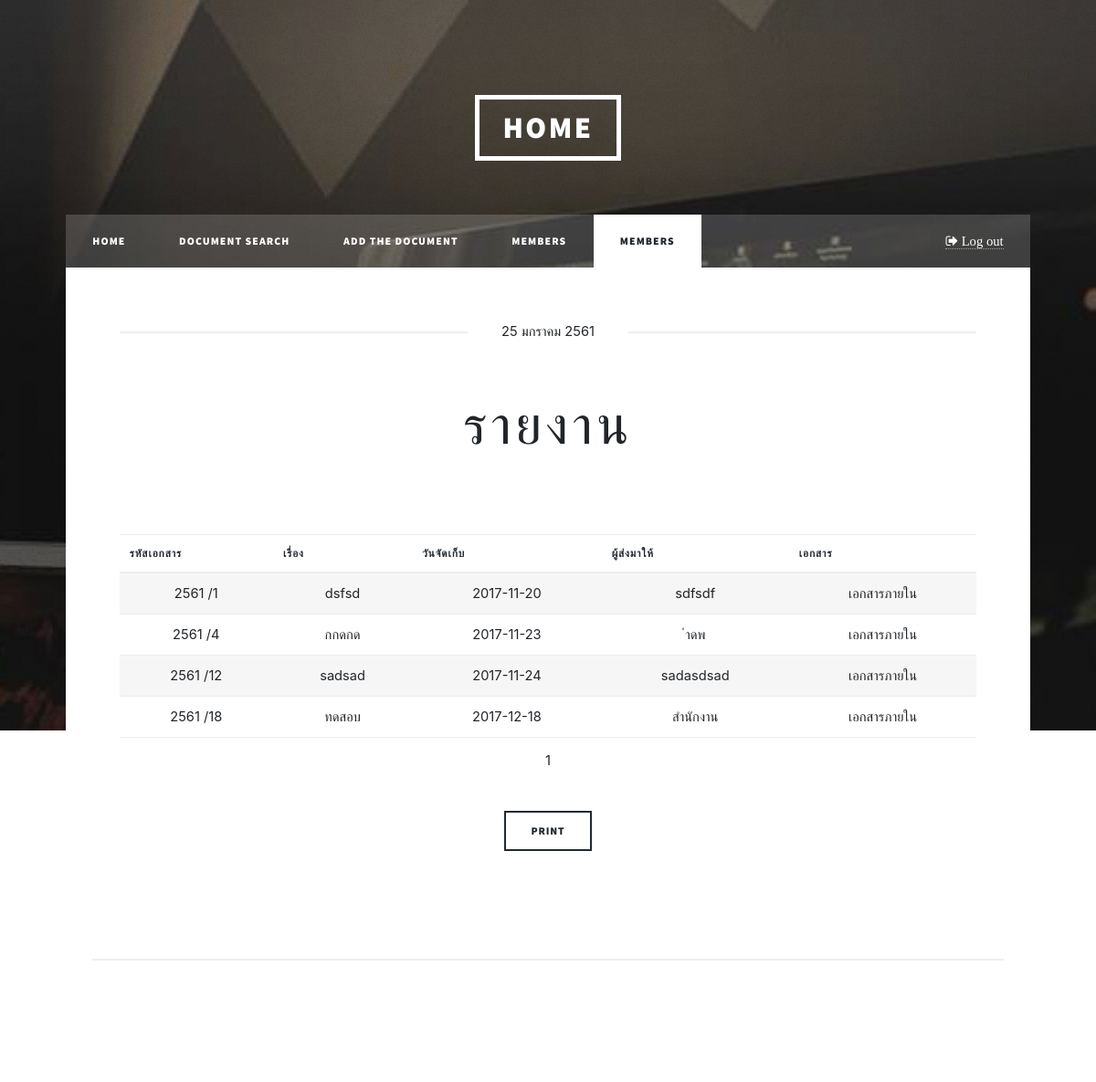
Page /admin/internal.php (signed in) on the committed database.
### tables this page shows
CREATE TABLE `document` (
  `fromName` varchar(150) NOT NULL,
  `statusName` varchar(150) NOT NULL,
  `documentDate` date NOT NULL,
  `documentTime` date NOT NULL,
  `attachment` varchar(300) NOT NULL,
  `categoryDocument` varchar(150) NOT NULL,
  `documentName` varchar(250) NOT NULL,
  `action` varchar(150) NOT NULL,
  `story` varchar(250) NOT NULL,
  `Number_of_book` varchar(10) NOT NULL,
  `positionId` int(11) NOT NULL,
  `documentId` int(11) NOT NULL
);

### connect.php (called while the page is built, shortened)
<?php
	$months=array(  "0"=>"", "01"=>"มกราคม", "02"=>"กุมภาพันธ์", "03"=>"มีนาคม", "04"=>"เมษายน", "05"=>"พฤษภาคม", "06"=>"มิถุนายน", "07"=>"กรกฎาคม", "08"=>"สิงหาคม", "09"=>"กันยายน", "10"=>"ตุลาคม",  "11"=>"พฤศจิกายน",  "12"=>"ธันวาคม"
		);
	$date = date('j');
	$m = date('m');
	$month = $months[$m];
	$year = date('Y')+543;
?>

### admin/internal.php (the view, shortened to what this page needs)
<?php
include "../connect.php";
include "../pagination.php";
$sql = "SELECT * FROM document  WHERE categoryDocument IN ('เอกสารภายใน') ";
$result = page_query($link,$sql,5);
if($_SESSION['ses_Id'] ==""){
	header("Location: ../login.php");
	die();
} else if($_SESSION['status'] != 1){
	header("Location: ../logout.php");
	die();
}else{
	?>
	<!DOCTYPE HTML>
<html>
<head>
	<link rel="stylesheet" href="../assets/css/main.css" />
	<link href="../assets/css/freelancer.min.css" rel="stylesheet">
	<link href="../assets/css/bootstrap.min.css" rel="stylesheet">
</head>
<body class="is-loading"  id="page-top">
	<div id="wrapper" class="fade-in">
		<header id="header">
			<a href="index.php" class="logo">Home</a>
		</header>
		<nav id="nav">
			<ul class="links">
				<li ><a href="../admin/index.php">Home</a></li>
				<li ><a href="../admin/Document_admin.php">Document search</a></li>
				<li ><a href="../admin/AddDocument.php">Add the document</a></li>
				<li ><a href="../admin/members.php">members</a></li>
				<li class="active"><a href="../report.php">members</a></li>
			</ul>
			<ul class="icons">
				<li><a href="../logout.php" class="fa fa-sign-out"><span class="label"> Log out</span></a></li>
			</ul>
		</nav>
		<div id="main">
			<article class="post featured">
				<header class="major">
					<span class="date"><?php echo "$date $month $year";?></span>
					<h2><a href="#">รายงาน</a></h2>
				</header>
				<div class="table-wrapper">
					<table class="alt">
						<table class="table">
							<thead>
								<tr>
									<th><?php echo "รหัสเอกสาร";?></th>
									<th><?php echo "เรื่อง";?></th>
									<th><?php echo "วันจัดเก็บ";?></th>
									<th><?php echo "ผู้ส่งมาให้";?></th>
									<th><?php echo "เอกสาร";?></th>
								</tr>
							</thead>
							<tbody>
								<tr>
									<?php
									while ($row = mysqli_fetch_array($result)) {
										?>
										<td>
											<?php echo "$year /";?><?php echo $row['documentId'];?></a>
										</td>
										<td><?php echo $row['documentName'];?></td>
										<td><?php echo $row['documentTime'];?></td>
										<td><?php echo $row['fromName']; ?></td>
										<td><?php echo $row['categoryDocument'];?></td>
									</tr>
									<?php
								}
								?>
							</tbody>
						</table>
						<br><br><br>
						<input value="Print" onclick="window.print()" type="button">
					</div>
				</article>
				<div id="copyright">
					<ul><li>&copy; Untitled</li><li>By: <a href="#">Foremost & Kwang</a></li></ul>
				</div>
			</div>
		</body>
		</html>
		<?php }
		?>

### rows in the picture
document: documentId "1", documentName "dsfsd", documentTime "2017-11-20", fromName "sdfsdf", categoryDocument "เอกสารภายใน"
document: documentId "4", documentName "กกดกด", documentTime "2017-11-23", fromName "ำดพ", categoryDocument "เอกสารภายใน"
document: documentId "12", documentName "sadsad", documentTime "2017-11-24", fromName "sadasdsad", categoryDocument "เอกสารภายใน"
document: documentId "18", documentName "ทดสอบ", documentTime "2017-12-18", fromName "สำนักงาน", categoryDocument "เอกสารภายใน"

### other values in the picture
$date "25"
$month "มกราคม"
$year "2561"
$t "1"
